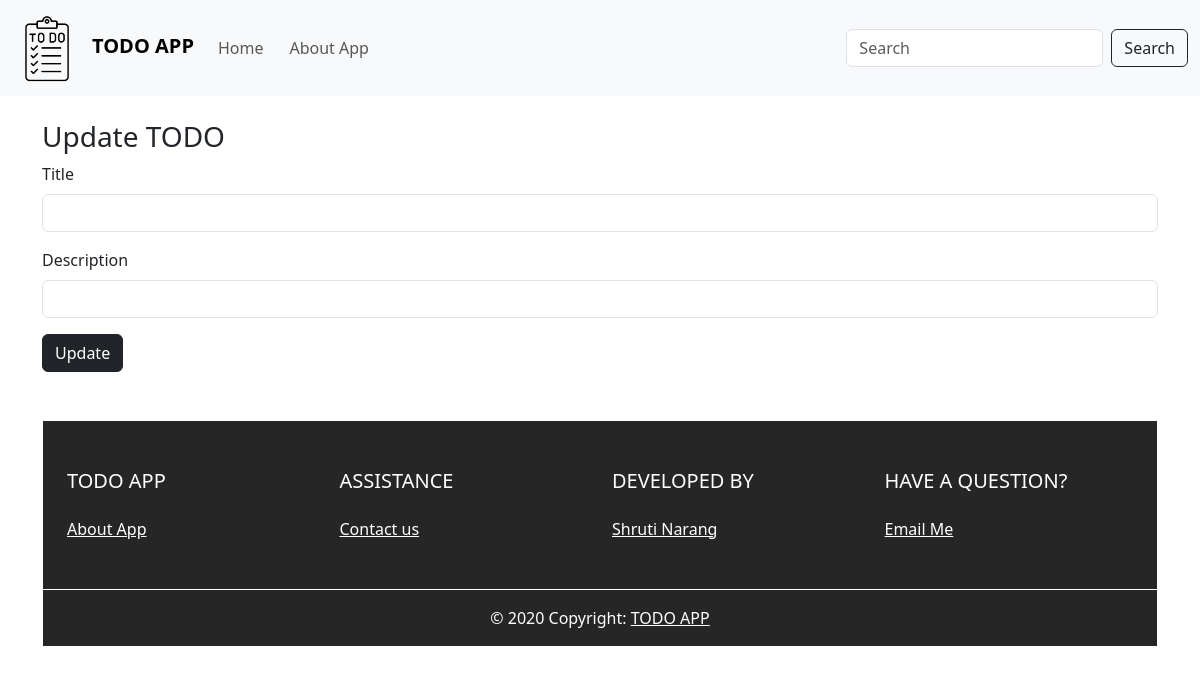
The app's page /update/30, older data.
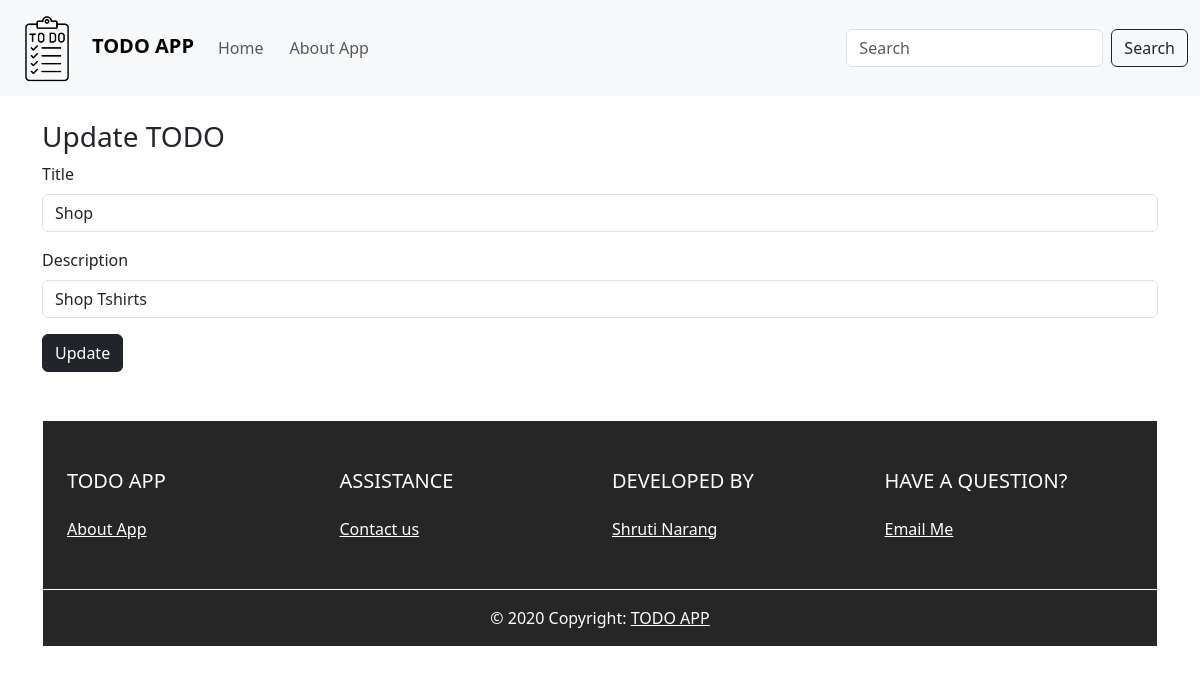
The same page, newer data.
### tables this page shows
CREATE TABLE TODO_LIST (SNO INTEGER PRIMARY KEY AUTOINCREMENT, Title TEXT, Description TEXT, Date_created TIMESTAMP);

### app.py (the view, shortened to what this page needs)
@app.route('/update/<int:SNO>', methods=['POST','GET'])
def update(SNO):
    conn = sqlite3.connect("TODO.db")
    cur = conn.cursor()
    cur.execute("SELECT * FROM TODO_List WHERE SNO=?", (SNO,))
    todo = cur.fetchone()
    conn.close()
    if todo:
        todo = {"title": todo[1], "description": todo[2]}
    else:
        todo = {"title": "", "description": ""}
    return render_template('update.html', SNO=SNO,todo=todo)

### templates/update.html
{% extends 'base.html' %}
{% block body %}
<div class="container my-4">
  <h3>Update TODO</h3>
  <form action = "{{ url_for('update',SNO=SNO) }}" method = "post">
  <div class="mb-3">
    <label for="title"  class="form-label">Title</label>
    <input type="text" class="form-control mb-3" id="title" value="{{todo.title}}" name="Title" aria-describedby="emailHelp">
  <div class="mb-3">
    <label for="desc" class="form-label">Description</label>
    <input type="text" name="Description" class="form-control" value="{{todo.description}}" id="desc">
  </div>
  <button type="submit" class="btn btn-dark">Update</button>
</form>
</div>
{% endblock body %}

Row changes from the older to the newer data that the page shows:
added TODO_LIST: Title "Shop", Description "Shop Tshirts"
